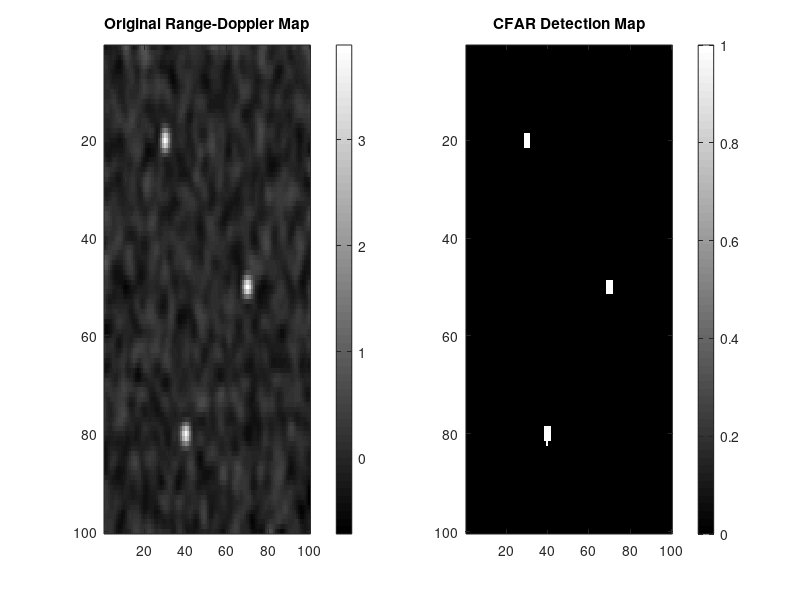

Reproduce this figure in MATLAB.

% MATLAB Code for CA-CFAR Detection on Range-Doppler Map

clc;
clear;
close all;

%% Generate a Synthetic Range-Doppler Map
rng(0);  % For reproducibility
rdMap = randn(100, 100);  % Background noise

% Add some synthetic targets
rdMap(20, 30) = rdMap(20, 30) + 52;  % Target 1
rdMap(50, 70) = rdMap(50, 70) + 55;  % Target 2
rdMap(80, 40) = rdMap(80, 40) + 50;  % Target 3

% Apply Gaussian smoothing to mimic realistic radar data
rdMap = imgaussfilt(rdMap, 1.5);

%% CFAR Parameters
numGuard = 2;   % Number of guard cells
numTrain = 6;   % Number of training cells
Pfa = 1e-3;     % Desired probability of false alarm

% Calculate threshold scaling factor
numRefCells = (2*numTrain + 2*numGuard + 1)^2 - (2*numGuard + 1)^2;
alpha = numRefCells * (Pfa^(-1/numRefCells) - 1);

% Initialize Detection Map
cfarDetection = zeros(size(rdMap));

%% CFAR Detection Process
[rows, cols] = size(rdMap);

for i = numTrain + numGuard + 1 : rows - (numTrain + numGuard)
    for j = numTrain + numGuard + 1 : cols - (numTrain + numGuard)
        % Extract reference cells
        refCells = rdMap(i - numTrain - numGuard : i + numTrain + numGuard, ...
                        j - numTrain - numGuard : j + numTrain + numGuard);

        % Remove guard cells & CUT
        refCells(numTrain+1:end-numTrain, numTrain+1:end-numTrain) = 0;
        refCells = refCells(refCells > 0);

        % Estimate noise level
        noiseLevel = mean(refCells);
        threshold = alpha * noiseLevel;

        % Compare CUT with threshold
        if rdMap(i, j) > threshold
            cfarDetection(i, j) = 1;
        end
    end
end

%% Plot Results
figure;
subplot(1,2,1);
imagesc(rdMap); 
colorbar;
%colormap('viridis');
title('Original Range-Doppler Map');

subplot(1,2,2);
imagesc(cfarDetection);
colorbar;
colormap('gray');
title('CFAR Detection Map');
